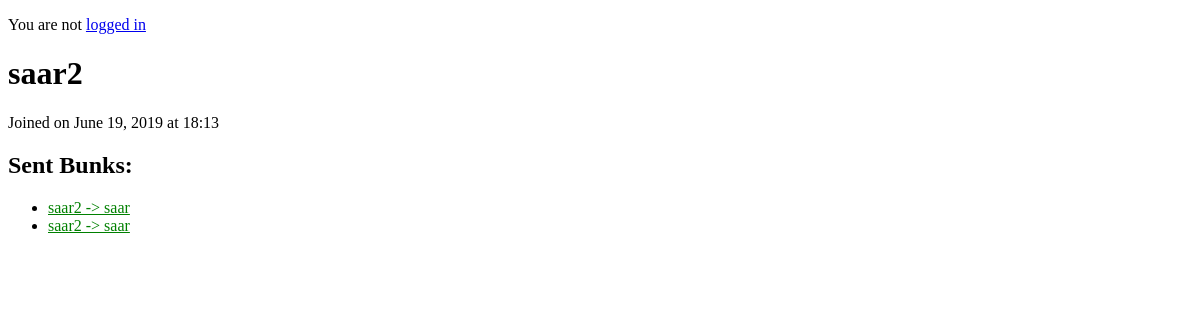
Page /jitterbunk/users/2/ on the earlier database version.
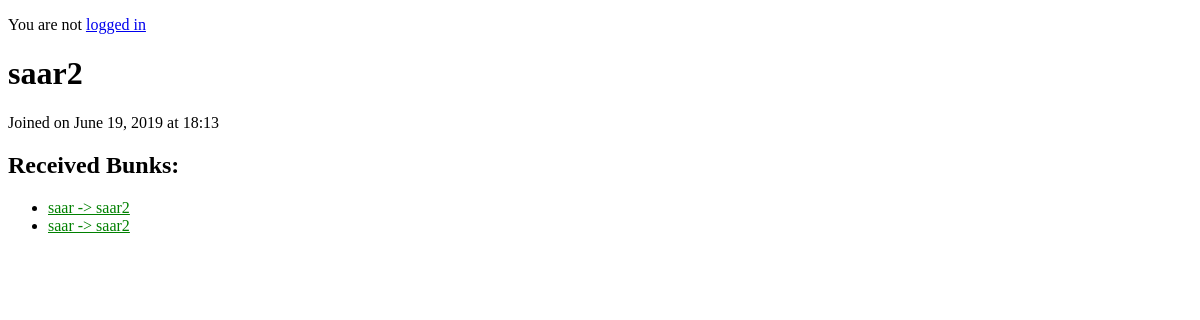
Same page on the later database version.
### jitterbunkapp/models.py (models this page shows)
class Bunk(models.Model):
    from_user = models.ForeignKey(User,
                                  related_name='from_user',
                                  on_delete=models.CASCADE)
    to_user = models.ForeignKey(User,
                                related_name='to_user',
                                on_delete=models.CASCADE)
    bunk_date = models.DateTimeField(auto_now=True)
    def __str__(self):
        return '{} -> {}'.format(
                self.from_user.username,
                self.to_user.username)

### jitterbunkapp/views.py (the view)
# urls.py: url(r'^users/(?P<pk>[0-9]+)/$', views.UserView.as_view(), name='user'),
class UserView(generic.DetailView):
    model = User
    template_name = 'jitterbunkapp/userdetail.html'
    def get_context_data(self, **kwargs):
        context = super(UserView, self).get_context_data(**kwargs)
        user = context['user']
        context['sent_bunks'] = Bunk.objects.filter(from_user=user.id)
        context['received_bunks'] = Bunk.objects.filter(to_user=user.id)
        return context

### jitterbunkapp/templatetags/app_filters.py (called while the page is built)
@register.filter(name='authenticated')
def authenticated(value):
    return value.is_authenticated()

### jitterbunkapp/templates/jitterbunkapp/userdetail.html (shortened to what this page needs)
{% extends 'jitterbunkapp/base.html' %}
{% load app_filters %}
{% block content %}
    <h1>{{ user.username }}</h1>
    <p>
        Joined on {{ user.date_joined.date }}
        at {{ user.date_joined.time.hour }}:{{ user.date_joined.time.minute }}
    </p>
    {% if sent_bunks %}
    <h2>Sent Bunks:</h2>
    <ul>
        {% for bunk in sent_bunks %}
        <li>
          <a href="{% url 'jitterbunk:bunk' bunk.id %}"> {{ bunk }} </a>
        </li>
        {% endfor %}
    </ul>
    {% endif %}
    {% if received_bunks %}
    <h2>Received Bunks:</h2>
    <ul>
        {% for bunk in received_bunks %}
        <li>
          <a href="{% url 'jitterbunk:bunk' bunk.id %}"> {{ bunk }} </a>
        </li>
        {% endfor %}
    </ul>
    {% endif %}
{% endblock %}

Differences in the rows shown:
removed Bunk: from_user+to_user "saar2 -> saar", shown under "Sent Bunks:"
removed Bunk: from_user+to_user "saar2 -> saar", shown under "Sent Bunks:"
added Bunk: from_user+to_user "saar -> saar2", shown under "Received Bunks:"
added Bunk: from_user+to_user "saar -> saar2", shown under "Received Bunks:"
Other differences:
text no longer shown: "Sent Bunks:"
text now shown: "Received Bunks:"
